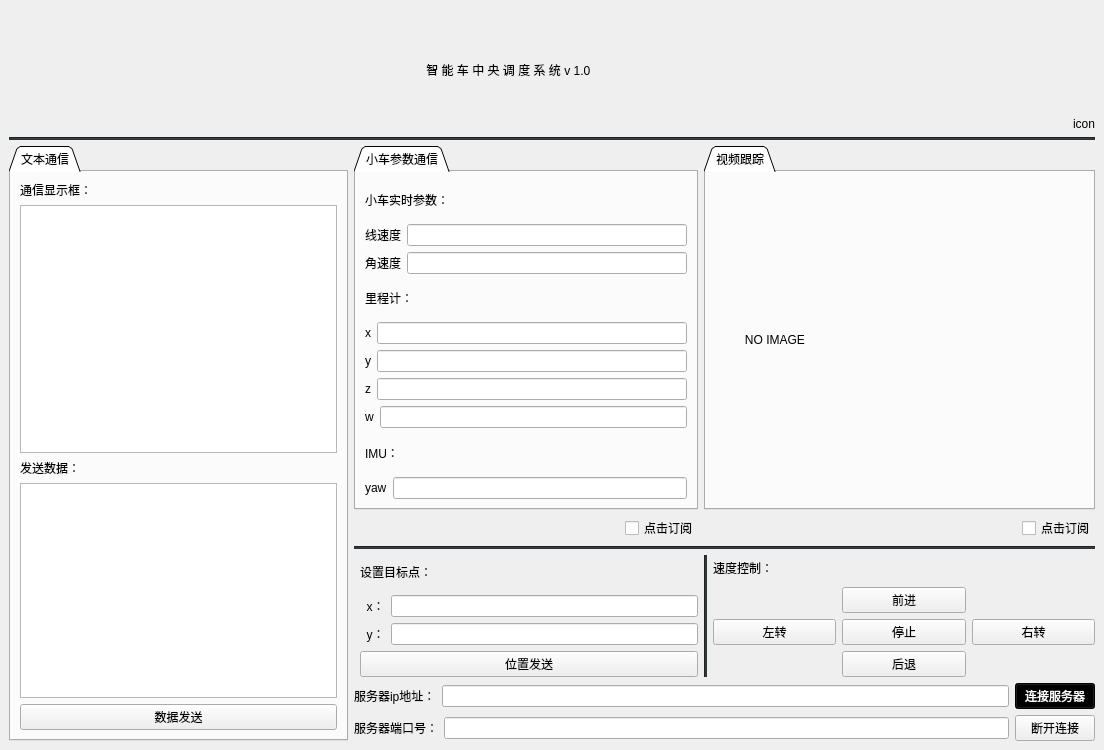
<?xml version="1.0" encoding="UTF-8"?>
<ui version="4.0">
 <class>MainWindow</class>
 <widget class="QMainWindow" name="MainWindow">
  <property name="geometry">
   <rect>
    <x>0</x>
    <y>0</y>
    <width>1104</width>
    <height>750</height>
   </rect>
  </property>
  <property name="windowTitle">
   <string>MainWindow</string>
  </property>
  <widget class="QWidget" name="centralwidget">
   <layout class="QGridLayout" name="gridLayout_5">
    <item row="3" column="3" rowspan="3" colspan="4">
     <widget class="QTabWidget" name="tabWidget">
      <property name="minimumSize">
       <size>
        <width>391</width>
        <height>271</height>
       </size>
      </property>
      <property name="tabPosition">
       <enum>QTabWidget::North</enum>
      </property>
      <property name="tabShape">
       <enum>QTabWidget::Triangular</enum>
      </property>
      <property name="currentIndex">
       <number>0</number>
      </property>
      <property name="elideMode">
       <enum>Qt::ElideNone</enum>
      </property>
      <property name="documentMode">
       <bool>false</bool>
      </property>
      <property name="tabsClosable">
       <bool>false</bool>
      </property>
      <property name="movable">
       <bool>true</bool>
      </property>
      <property name="tabBarAutoHide">
       <bool>false</bool>
      </property>
      <widget class="QWidget" name="tab">
       <attribute name="title">
        <string>视频跟踪</string>
       </attribute>
       <layout class="QGridLayout" name="gridLayout">
        <item row="0" column="0">
         <widget class="QLabel" name="video">
          <property name="styleSheet">
           <string notr="true">font: 75 28pt &quot;Umpush&quot;;</string>
          </property>
          <property name="text">
           <string>         NO IMAGE</string>
          </property>
         </widget>
        </item>
       </layout>
      </widget>
     </widget>
    </item>
    <item row="6" column="2" alignment="Qt::AlignRight">
     <widget class="QCheckBox" name="speed_accpect">
      <property name="toolTip">
       <string>&lt;html&gt;&lt;head/&gt;&lt;body&gt;&lt;p&gt;点击订阅小车参数&lt;/p&gt;&lt;/body&gt;&lt;/html&gt;</string>
      </property>
      <property name="text">
       <string>点击订阅</string>
      </property>
     </widget>
    </item>
    <item row="10" column="1" colspan="6">
     <layout class="QHBoxLayout" name="horizontalLayout_2">
      <item>
       <widget class="QLabel" name="label_3">
        <property name="text">
         <string>服务器端口号：</string>
        </property>
       </widget>
      </item>
      <item>
       <widget class="QLineEdit" name="porttext"/>
      </item>
      <item>
       <widget class="QPushButton" name="disconnect">
        <property name="styleSheet">
         <string notr="true"/>
        </property>
        <property name="text">
         <string>断开连接</string>
        </property>
       </widget>
      </item>
     </layout>
    </item>
    <item row="1" column="6" alignment="Qt::AlignRight|Qt::AlignBottom">
     <widget class="QLabel" name="label_20">
      <property name="text">
       <string>icon</string>
      </property>
     </widget>
    </item>
    <item row="7" column="1" colspan="6">
     <widget class="Line" name="line">
      <property name="styleSheet">
       <string notr="true">background-color: rgb(46, 52, 54);</string>
      </property>
      <property name="orientation">
       <enum>Qt::Horizontal</enum>
      </property>
     </widget>
    </item>
    <item row="8" column="3" colspan="4">
     <layout class="QGridLayout" name="gridLayout_2">
      <item row="1" column="2">
       <widget class="QPushButton" name="up">
        <property name="text">
         <string>前进</string>
        </property>
       </widget>
      </item>
      <item row="2" column="2">
       <widget class="QPushButton" name="stop">
        <property name="text">
         <string>停止</string>
        </property>
       </widget>
      </item>
      <item row="2" column="3">
       <widget class="QPushButton" name="right">
        <property name="text">
         <string>右转</string>
        </property>
       </widget>
      </item>
      <item row="3" column="2">
       <widget class="QPushButton" name="down">
        <property name="text">
         <string>后退</string>
        </property>
       </widget>
      </item>
      <item row="0" column="0" rowspan="4">
       <widget class="Line" name="line_3">
        <property name="styleSheet">
         <string notr="true">background-color: rgb(46, 52, 54);</string>
        </property>
        <property name="orientation">
         <enum>Qt::Vertical</enum>
        </property>
       </widget>
      </item>
      <item row="2" column="1">
       <widget class="QPushButton" name="left">
        <property name="text">
         <string>左转</string>
        </property>
       </widget>
      </item>
      <item row="0" column="1">
       <widget class="QLabel" name="label_17">
        <property name="text">
         <string>速度控制：</string>
        </property>
       </widget>
      </item>
     </layout>
    </item>
    <item row="8" column="2">
     <layout class="QGridLayout" name="gridLayout_4">
      <item row="0" column="0">
       <widget class="QLabel" name="label_5">
        <property name="text">
         <string>设置目标点：</string>
        </property>
       </widget>
      </item>
      <item row="2" column="0">
       <layout class="QHBoxLayout" name="horizontalLayout_11">
        <item>
         <widget class="QLabel" name="label_19">
          <property name="text">
           <string>  y：</string>
          </property>
         </widget>
        </item>
        <item>
         <widget class="QLineEdit" name="y_aim"/>
        </item>
       </layout>
      </item>
      <item row="3" column="0">
       <widget class="QPushButton" name="send_loc">
        <property name="text">
         <string>位置发送</string>
        </property>
       </widget>
      </item>
      <item row="1" column="0">
       <layout class="QHBoxLayout" name="horizontalLayout_10">
        <item>
         <widget class="QLabel" name="label_18">
          <property name="text">
           <string>  x：</string>
          </property>
         </widget>
        </item>
        <item>
         <widget class="QLineEdit" name="x_aim"/>
        </item>
       </layout>
      </item>
     </layout>
    </item>
    <item row="9" column="1" colspan="6">
     <layout class="QHBoxLayout" name="horizontalLayout">
      <item>
       <widget class="QLabel" name="label">
        <property name="text">
         <string>服务器ip地址：</string>
        </property>
       </widget>
      </item>
      <item>
       <widget class="QLineEdit" name="iptext"/>
      </item>
      <item>
       <widget class="QPushButton" name="start_server">
        <property name="styleSheet">
         <string notr="true">background-color: rgb(0, 0, 0);
color: rgb(255, 255, 255);</string>
        </property>
        <property name="text">
         <string>连接服务器</string>
        </property>
       </widget>
      </item>
     </layout>
    </item>
    <item row="3" column="1" rowspan="3" colspan="2">
     <widget class="QTabWidget" name="tabWidget_4">
      <property name="tabShape">
       <enum>QTabWidget::Triangular</enum>
      </property>
      <property name="currentIndex">
       <number>0</number>
      </property>
      <widget class="QWidget" name="tab_5">
       <attribute name="title">
        <string>小车参数通信</string>
       </attribute>
       <layout class="QVBoxLayout" name="verticalLayout_5">
        <item>
         <layout class="QVBoxLayout" name="verticalLayout_3">
          <item>
           <widget class="QLabel" name="label_7">
            <property name="text">
             <string>小车实时参数：</string>
            </property>
           </widget>
          </item>
          <item>
           <layout class="QHBoxLayout" name="horizontalLayout_3">
            <item>
             <widget class="QLabel" name="label_8">
              <property name="text">
               <string>线速度</string>
              </property>
             </widget>
            </item>
            <item>
             <widget class="QLineEdit" name="linea_text"/>
            </item>
           </layout>
          </item>
          <item>
           <layout class="QHBoxLayout" name="horizontalLayout_4">
            <item>
             <widget class="QLabel" name="label_9">
              <property name="text">
               <string>角速度</string>
              </property>
             </widget>
            </item>
            <item>
             <widget class="QLineEdit" name="angual_text"/>
            </item>
           </layout>
          </item>
          <item>
           <widget class="QLabel" name="label_15">
            <property name="text">
             <string>里程计：</string>
            </property>
           </widget>
          </item>
          <item>
           <layout class="QHBoxLayout" name="horizontalLayout_5">
            <item>
             <widget class="QLabel" name="label_10">
              <property name="text">
               <string>x</string>
              </property>
             </widget>
            </item>
            <item>
             <widget class="QLineEdit" name="x_text"/>
            </item>
           </layout>
          </item>
          <item>
           <layout class="QHBoxLayout" name="horizontalLayout_6">
            <item>
             <widget class="QLabel" name="label_11">
              <property name="text">
               <string>y</string>
              </property>
             </widget>
            </item>
            <item>
             <widget class="QLineEdit" name="y_text"/>
            </item>
           </layout>
          </item>
          <item>
           <layout class="QHBoxLayout" name="horizontalLayout_7">
            <item>
             <widget class="QLabel" name="label_12">
              <property name="text">
               <string>z</string>
              </property>
             </widget>
            </item>
            <item>
             <widget class="QLineEdit" name="z_text"/>
            </item>
           </layout>
          </item>
          <item>
           <layout class="QHBoxLayout" name="horizontalLayout_8">
            <item>
             <widget class="QLabel" name="label_13">
              <property name="text">
               <string>w</string>
              </property>
             </widget>
            </item>
            <item>
             <widget class="QLineEdit" name="w_text"/>
            </item>
           </layout>
          </item>
          <item>
           <widget class="QLabel" name="label_16">
            <property name="text">
             <string>IMU：</string>
            </property>
           </widget>
          </item>
          <item>
           <layout class="QHBoxLayout" name="horizontalLayout_9">
            <item>
             <widget class="QLabel" name="label_14">
              <property name="text">
               <string>yaw</string>
              </property>
             </widget>
            </item>
            <item>
             <widget class="QLineEdit" name="yaw_text"/>
            </item>
           </layout>
          </item>
         </layout>
        </item>
       </layout>
      </widget>
     </widget>
    </item>
    <item row="6" column="5" colspan="2" alignment="Qt::AlignRight">
     <widget class="QCheckBox" name="video_accpect">
      <property name="toolTip">
       <string>&lt;html&gt;&lt;head/&gt;&lt;body&gt;&lt;p&gt;点击订阅摄像头数据&lt;/p&gt;&lt;/body&gt;&lt;/html&gt;</string>
      </property>
      <property name="whatsThis">
       <string>&lt;html&gt;&lt;head/&gt;&lt;body&gt;&lt;p&gt;&lt;br/&gt;&lt;/p&gt;&lt;/body&gt;&lt;/html&gt;</string>
      </property>
      <property name="text">
       <string>点击订阅</string>
      </property>
     </widget>
    </item>
    <item row="2" column="0" colspan="7">
     <widget class="Line" name="line_2">
      <property name="styleSheet">
       <string notr="true">background-color: rgb(46, 52, 54);</string>
      </property>
      <property name="orientation">
       <enum>Qt::Horizontal</enum>
      </property>
     </widget>
    </item>
    <item row="3" column="0" rowspan="8">
     <widget class="QTabWidget" name="tabWidget_3">
      <property name="tabShape">
       <enum>QTabWidget::Triangular</enum>
      </property>
      <property name="currentIndex">
       <number>0</number>
      </property>
      <widget class="QWidget" name="tab_3">
       <attribute name="title">
        <string>文本通信</string>
       </attribute>
       <layout class="QVBoxLayout" name="verticalLayout_4">
        <item>
         <layout class="QVBoxLayout" name="verticalLayout_2">
          <item>
           <widget class="QLabel" name="label_2">
            <property name="text">
             <string>通信显示框：</string>
            </property>
           </widget>
          </item>
          <item>
           <widget class="QTextEdit" name="commuaction"/>
          </item>
         </layout>
        </item>
        <item>
         <layout class="QVBoxLayout" name="verticalLayout">
          <item>
           <widget class="QLabel" name="label_4">
            <property name="text">
             <string>发送数据：</string>
            </property>
           </widget>
          </item>
          <item>
           <widget class="QTextEdit" name="text"/>
          </item>
          <item>
           <widget class="QPushButton" name="sendbtn">
            <property name="text">
             <string>数据发送</string>
            </property>
           </widget>
          </item>
         </layout>
        </item>
       </layout>
      </widget>
     </widget>
    </item>
    <item row="1" column="0" colspan="6" alignment="Qt::AlignHCenter|Qt::AlignVCenter">
     <widget class="QLabel" name="label_6">
      <property name="styleSheet">
       <string notr="true">font: 75 33pt &quot;Ubuntu Mono&quot;;</string>
      </property>
      <property name="text">
       <string>    智 能 车 中 央 调 度 系 统 v 1.0</string>
      </property>
     </widget>
    </item>
   </layout>
  </widget>
 </widget>
 <resources/>
 <connections/>
</ui>
